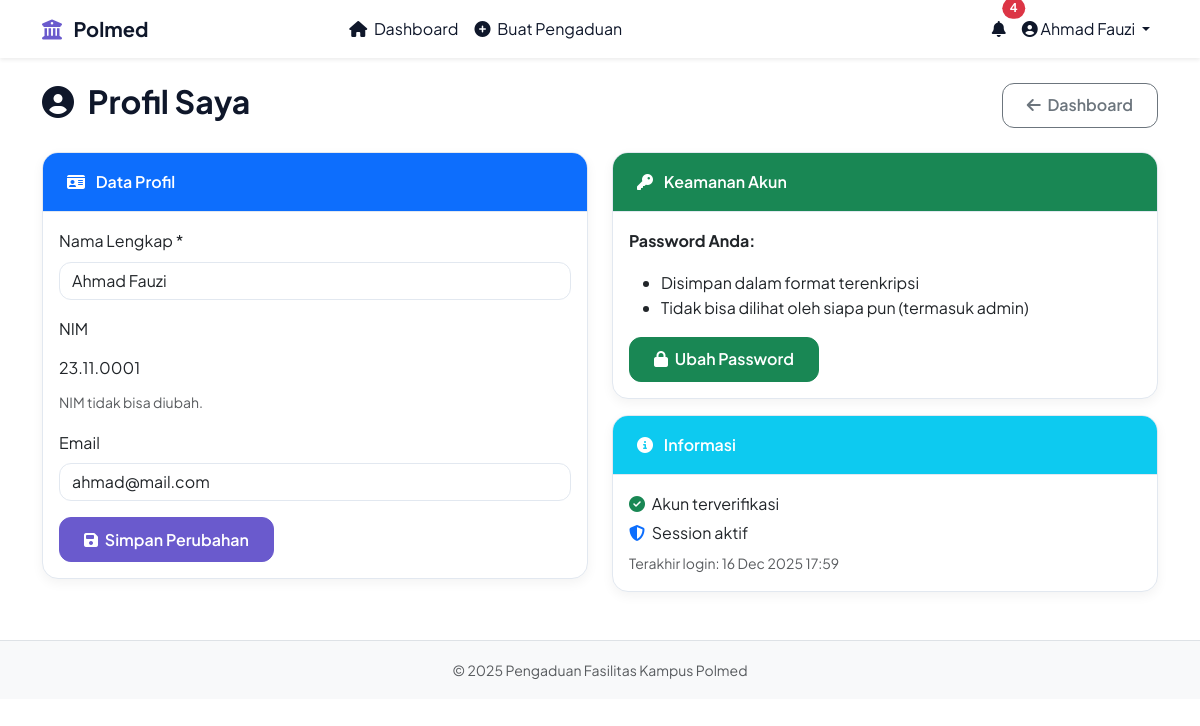
Screenshot of /dashboard/mahasiswa/profil.php (signed in) with the database file from the repository.
### tables this page shows
CREATE TABLE `users` (
  `id` int(11) NOT NULL,
  `nama` varchar(100) NOT NULL,
  `nim_nip` varchar(20) NOT NULL,
  `email` varchar(100) DEFAULT NULL,
  `password` varchar(255) NOT NULL,
  `role` enum('mahasiswa','petugas','admin') NOT NULL DEFAULT 'mahasiswa',
  `created_at` timestamp NOT NULL DEFAULT current_timestamp()
);

### dashboard/mahasiswa/profil.php (the view, shortened to what this page needs)
<?php
require_once '../../includes/auth_check.php';
$user_id = $_SESSION['user_id'];
$user = $koneksi->query("SELECT nama, nim_nip, email FROM users WHERE id = $user_id")->fetch_assoc();
?>
<?php include '../../includes/header.php'; ?>
<div class="d-flex justify-content-between align-items-center mb-4">
    <h2><i class="fas fa-user-circle me-2"></i> Profil Saya</h2>
    <a href="index.php" class="btn btn-outline-secondary">
        <i class="fas fa-arrow-left me-1"></i> Dashboard
    </a>
</div>
<div class="row">
    <div class="col-md-6">
        <div class="card">
            <div class="card-header bg-primary text-white">
                <i class="fas fa-id-card me-2"></i> Data Profil
            </div>
            <div class="card-body">
                <form method="POST">
                    <div class="mb-3">
                        <label class="form-label">Nama Lengkap *</label>
                        <input type="text" class="form-control" name="nama"
                               value="<?= htmlspecialchars($user['nama']) ?>" required>
                    </div>
                    <div class="mb-3">
                        <label class="form-label">NIM</label>
                        <input type="text" class="form-control-plaintext"
                               value="<?= htmlspecialchars($user['nim_nip']) ?>" readonly>
                        <div class="form-text">NIM tidak bisa diubah.</div>
                    </div>
                    <div class="mb-3">
                        <label class="form-label">Email</label>
                        <input type="email" class="form-control" name="email"
                               value="<?= htmlspecialchars($user['email'] ?? '') ?>">
                    </div>
                    <button type="submit" class="btn btn-primary">
                        <i class="fas fa-save me-1"></i> Simpan Perubahan
                    </button>
                </form>
            </div>
        </div>
    </div>
    <div class="col-md-6">
        <div class="card">
            <div class="card-header bg-success text-white">
                <i class="fas fa-key me-2"></i> Keamanan Akun
            </div>
            <div class="card-body">
                <p><strong>Password Anda:</strong></p>
                <ul>
                    <li>Disimpan dalam format terenkripsi</li>
                    <li>Tidak bisa dilihat oleh siapa pun (termasuk admin)</li>
                </ul>
                <a href="ubah_password.php" class="btn btn-success">
                    <i class="fas fa-lock me-1"></i> Ubah Password
                </a>
            </div>
        </div>
        <div class="card mt-3">
            <div class="card-header bg-info text-white">
                <i class="fas fa-info-circle me-2"></i> Informasi
            </div>
            <div class="card-body">
                <p class="mb-1"><i class="fas fa-check-circle text-success me-1"></i> Akun terverifikasi</p>
                <p class="mb-1"><i class="fas fa-shield-alt text-primary me-1"></i> Session aktif</p>
                <small class="text-muted">
                    Terakhir login: <?= date('d M Y H:i') ?>
                </small>
            </div>
        </div>
    </div>
</div>
<?php include '../../includes/footer.php'; ?>

### assets/css/style.css (style rules this page uses)
:root { --primary: #6a5acd; --primary-light: #8a7fd4; --primary-dark: #4a3a9c; --success: #10b981; --warning: #f59e0b; --danger: #ef4444; --white: #ffffff; --gray-100: #f8fafc; --gray-200: #e2e8f0; --gray-700: #334155; --shadow: 0 4px 12px rgba(0, 0, 0, 0.05); --border-radius: 16px; }
body { font-family: 'Plus Jakarta Sans', -apple-system, BlinkMacSystemFont, 'Segoe UI', Roboto, sans-serif; background-color: var(--white); color: var(--gray-700); line-height: 1.6; }
h1, h2, h3, h4, h5, h6 { font-weight: 700; color: #0f172a; }
.card { border: 1px solid var(--gray-200); border-radius: var(--border-radius); box-shadow: var(--shadow); transition: transform 0.3s ease; overflow: hidden; }
.card-header { background-color: var(--white); border-bottom: 1px solid var(--gray-200); font-weight: 600; padding: 1rem 1.5rem; }
.btn { font-weight: 600; border-radius: 12px; padding: 0.6rem 1.5rem; }
.btn-primary { background-color: var(--primary); border-color: var(--primary); }
.form-control { border-radius: 12px; border: 1px solid var(--gray-200); }

### includes/header.php (style rules this page uses)
body { font-family: 'Plus Jakarta Sans', -apple-system, BlinkMacSystemFont, sans-serif; }

### rows the page displays
users: nama "Ahmad Fauzi", nim_nip "23.11.0001", email "ahmad@mail.com"

### other values shown
$notif_count "4"
$_SESSION['nama'] "Ahmad Fauzi"
